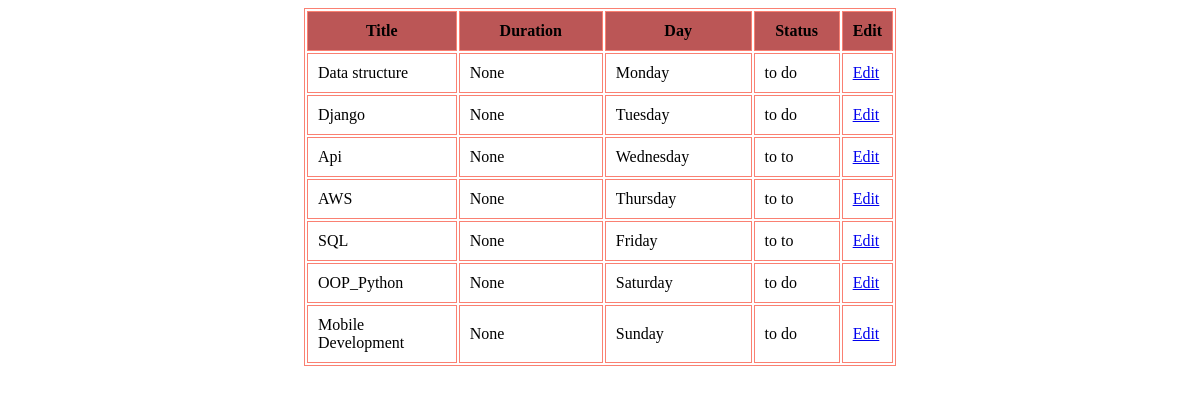
Page /todolist/list/ on the committed database.
### todolist/models.py (models this page shows)
class Task(models.Model):
    task_title=models.CharField(max_length=20)
    task_duration=models.CharField(max_length=12)
    day=models.CharField(max_length=12)
    task_status=models.CharField(max_length=12)

### todolist/views.py (the view)
# urls.py: path('list/',task_lisk,name='task_list'),
def task_lisk(request):
    tasks=Task.objects.all()
    return render(request,"task_list.html",{"tasks":tasks })

### todolist/templates/task_list.html (shortened to what this page needs)
<!DOCTYPE html>
<html>
<head>
</head>
<body>
    <div class="task">
        <table>
            <tr>
                <th>Title</th>
                <th>Duration</th>
                <th>Day</th>
                <th>Status</th>
                <th>Edit</th>
            </tr>
            <tr>
                {% for task in tasks %}
                <td>{{task.task_title}}</td>
                <td>{{task.task_duration}}</td>
                <td>{{task.day}}</td>
                <td>{{task.task_status}}</td>
                <td><a href="{% url 'edit_task' id=task.id%}">Edit</a></td>
            </tr>
            {% endfor %}
        </table>
    </div>
</body>
</html>

### todolist/templates/task_list.html (style rules this page uses)
.task { margin-left: 25%; width: 50%; }
table,td,th { border: 1px solid salmon; }
th,td { padding: 10px; }
th { background-color: rgb(187, 86, 86); }
th { width: 28%; }

### rows in the picture
Task: task_title "Data structure", task_duration "None", day "Monday", task_status "to do"
Task: task_title "Django", task_duration "None", day "Tuesday", task_status "to do"
Task: task_title "Api", task_duration "None", day "Wednesday", task_status "to to"
Task: task_title "AWS", task_duration "None", day "Thursday", task_status "to to"
Task: task_title "SQL", task_duration "None", day "Friday", task_status "to to"
Task: task_title "OOP_Python", task_duration "None", day "Saturday", task_status "to do"
Task: task_title "Mobile Development", task_duration "None", day "Sunday", task_status "to do"
